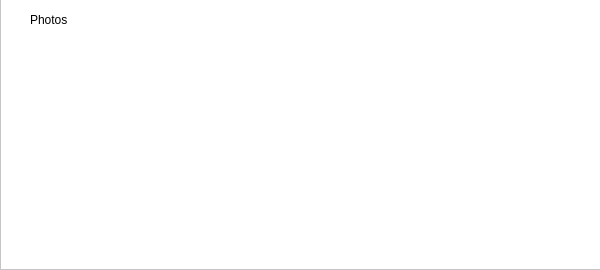
<?xml version="1.0" encoding="UTF-8"?>
<ui version="4.0">
 <class>Form</class>
 <widget class="QWidget" name="Form">
  <property name="geometry">
   <rect>
    <x>0</x>
    <y>0</y>
    <width>600</width>
    <height>270</height>
   </rect>
  </property>
  <property name="windowTitle">
   <string>Form</string>
  </property>
  <widget class="QFrame" name="frame">
   <property name="geometry">
    <rect>
     <x>0</x>
     <y>-1</y>
     <width>601</width>
     <height>271</height>
    </rect>
   </property>
   <property name="styleSheet">
    <string notr="true">background-color: rgb(255, 255, 255);</string>
   </property>
   <property name="frameShape">
    <enum>QFrame::StyledPanel</enum>
   </property>
   <property name="frameShadow">
    <enum>QFrame::Raised</enum>
   </property>
   <widget class="QLabel" name="label">
    <property name="geometry">
     <rect>
      <x>30</x>
      <y>10</y>
      <width>61</width>
      <height>21</height>
     </rect>
    </property>
    <property name="text">
     <string>Photos</string>
    </property>
   </widget>
  </widget>
 </widget>
 <resources/>
 <connections/>
</ui>
